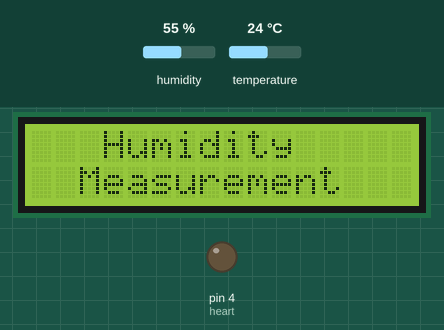
A sketch run on a simulated Arduino Mega 2560, built with avr-gcc and run on an emulated ATmega2560. Shown: 16×2 character LCD, output pins drawn as LEDs (lit = HIGH). Dashed ring = blinking. The test bench sets the inputs (shaded band); at power-on: humidity 55 %, temperature 24 °C. The modem accepts every AT command (registered, SIM ready, sends succeed) and sends nothing else; what the sketch prints to the serial monitor is not drawn.

Above: at 0.1 s.
At 8.1 s:
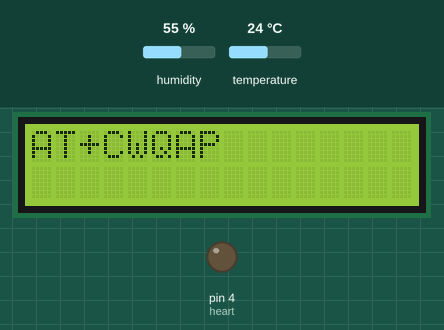
At 16.2 s:
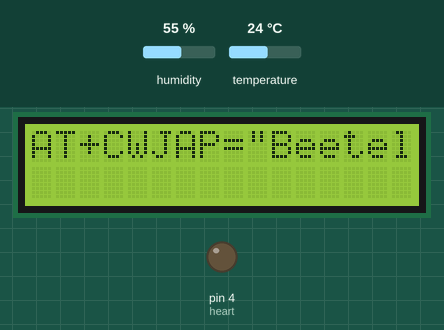
At 29.2 s:
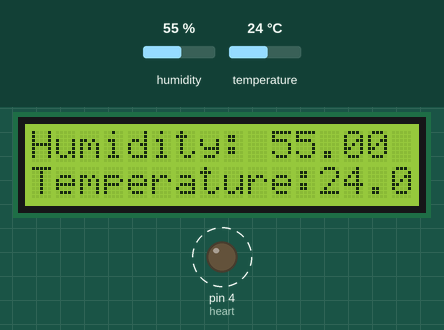
Timing chart, 0 to 40.0 s (numbered marks = the images above):
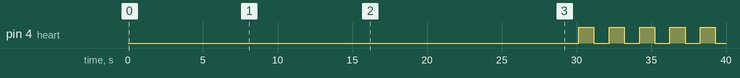

Measured:
- by itself, pin 4 (heart): alternates HIGH for 1.0 s and LOW for 1.0 s
- what the display in image 1 shows lasts 2.0 s, from 8.1 s to 10.1 s
- what the display in image 2 shows lasts 11.0 s, from 16.1 s to 27.1 s

The sketch:

Temp_Over_Internet.ino
```cpp
#include<DHT.h>                   // Including library for dht
#include<LiquidCrystal.h>
LiquidCrystal lcd(14,15,16,17,18,19);
#include<Timer.h>
Timer t;
#include <SoftwareSerial.h>
SoftwareSerial Serial1(10, 11);
#define dht_dpin A5
#define heart 4
DHT dht(dht_dpin, DHT11);
char *api_key="75V1NBQYY8D9DDPD";     // Enter your Write API key from ThingSpeak
static char postUrl[150];
float humi,tem;
void httpGet(String ip, String path, int port=80);
void setup()
{
 lcd.begin(16, 2);
 lcd.clear();
 lcd.print("   Humidity   ");
 lcd.setCursor(0,1);
 lcd.print("  Measurement ");
 delay(2000);
 lcd.clear();
 lcd.print(" Swaraj ");
 lcd.setCursor(0,1);
 lcd.print("Welcomes You");
 delay(2000);
 Serial1.begin(115200);
 Serial.begin(115200);
 lcd.clear();
 lcd.print("WIFI Connecting");
 lcd.setCursor(0,1);
 lcd.print("Please wait....");
 Serial.println("Connecting Wifi....");
 connect_wifi("AT",1000);
 connect_wifi("AT+CWMODE=1",1000);
 connect_wifi("AT+CWQAP",1000);
 connect_wifi("AT+RST",5000);
 connect_wifi("AT+CWJAP=\"Beetel\",\"9903037003\"",10000);
 Serial.println("Wifi Connected");
 lcd.clear();
 lcd.print("WIFI Connected.");
 pinMode(heart, OUTPUT);
 delay(2000);
 t.oscillate(heart, 1000, LOW);
 t.every(10000, send2server);
}
void loop()
{
  dht.begin();
  lcd.setCursor(0,0);
  lcd.print("Humidity: ");
  humi=dht.readHumidity();
  lcd.print(humi);   // printing Humidity on LCD
  lcd.print(" %    ");
  lcd.setCursor(0,1);
  lcd.print("Temperature:");
  tem=dht.readTemperature();
  lcd.print(tem);   // Printing temperature on LCD
  lcd.write(1);
  lcd.print("C   ");
  delay(1000);
  t.update();
}
void send2server()
{
  char tempStr[8];
  char humidStr[8];
  dtostrf(tem, 5, 3, tempStr);
  dtostrf(humi, 5, 3, humidStr);
  sprintf(postUrl, "update?api_key=%s&field1=%s&field2=%s",api_key,humidStr,tempStr);
  httpGet("api.thingspeak.com", postUrl, 80);
}

//GET https://api.thingspeak.com/update?api_key=75V1NBQYY8D9DDPD&field1=0

void httpGet(String ip, String path, int port)
{
  int resp;
  String atHttpGetCmd = "GET /"+path+" HTTP/1.0\r\n\r\n";
  //AT+CIPSTART="TCP","192.168.20.200",80
  String atTcpPortConnectCmd = "AT+CIPSTART=\"TCP\",\""+ip+"\","+port+"";
  connect_wifi(atTcpPortConnectCmd,1000);
  int len = atHttpGetCmd.length();
  String atSendCmd = "AT+CIPSEND=";
  atSendCmd+=len;
  connect_wifi(atSendCmd,1000);
  connect_wifi(atHttpGetCmd,1000);
}
void connect_wifi(String cmd, int t)
{
  int temp=0,i=0;
  while(1)
  {
    lcd.clear();
    lcd.print(cmd);
    Serial.println(cmd);
    Serial1.println(cmd);
    while(Serial1.available())
    {
      if(Serial1.find("OK"))
      i=8;
    }
    delay(t);
    if(i>5)
    break;
    i++;
  }
  if(i==8)
  {
   Serial.println("OK");
        lcd.setCursor(0,1);
      lcd.print("OK");
  }
  else
  {
   Serial.println("Error");
         lcd.setCursor(0,1);
      lcd.print("Error");
  }
}
```
